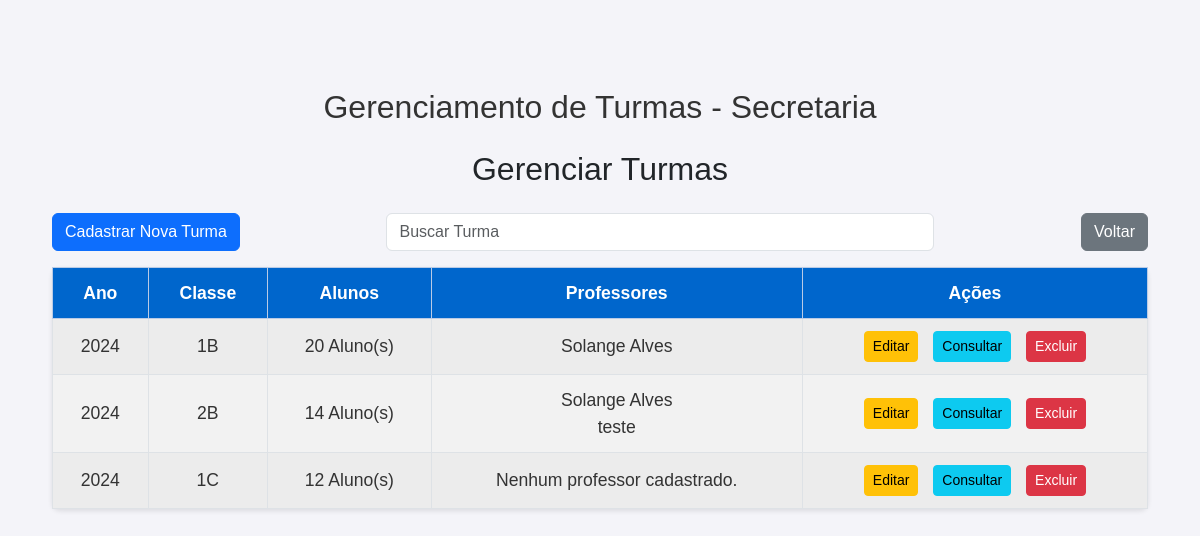
The page /gerenciar_turmas/ on the database as committed earlier.
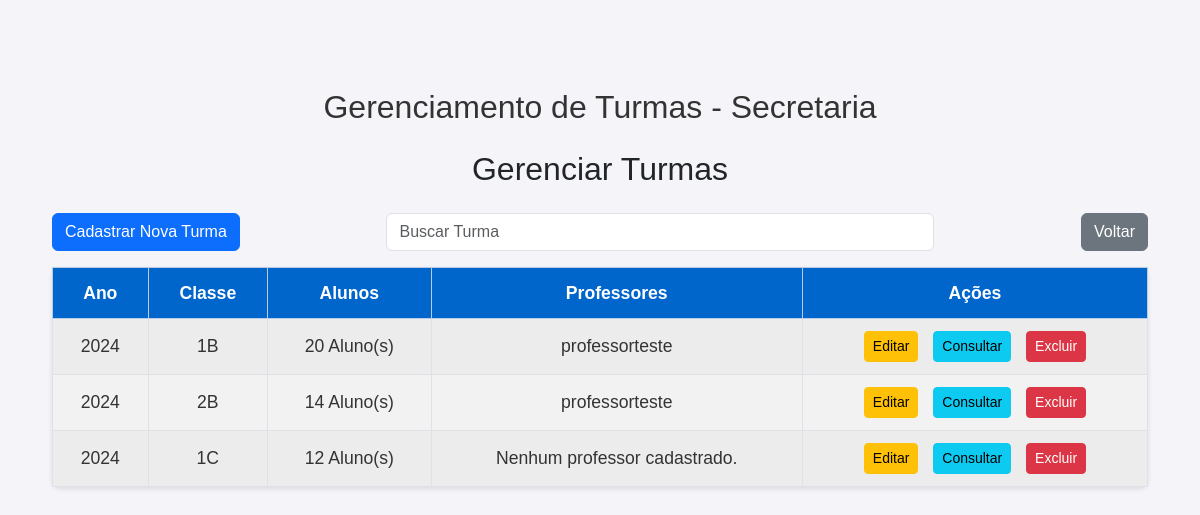
The same page on the database as committed later.
### core/models.py (models this page shows, shortened)
class Turma(models.Model):
    ano = models.PositiveIntegerField()  # Ano da turma (Exemplo: 2024)
    classe = models.CharField(max_length=5, default='Indefinido')  # Classe (Exemplo: 1A, 2B, etc.)
    alunos = models.ManyToManyField(Aluno, related_name='turmas')
    professores = models.ManyToManyField(Professor, related_name='turmas')
    class Meta:
        verbose_name = "Turma"
        verbose_name_plural = "Turmas"

class Professor(models.Model):
    user = models.OneToOneField(User, on_delete=models.CASCADE, related_name='professor_profile')  # Conexão com o User do Django
    nome = models.CharField(max_length=255)  # Nome completo do professor
    email = models.EmailField(max_length=100, blank=True, null=True)
    telefone = models.CharField(max_length=15, blank=True, null=True)
    disciplinas = models.ManyToManyField(Disciplina, related_name='professores')

### core/views.py (the view)
# urls.py: path('gerenciar_turmas/', views.gerenciar_turmas, name='gerenciar_turmas'),
def gerenciar_turmas(request):
    turmas = Turma.objects.all()
    return render(request, 'core/gerenciar_turmas.html', {'turmas': turmas})

### core/templates/core/gerenciar_turmas.html (shortened to what this page needs)
{% load static %}
<!DOCTYPE html>
<html lang="pt-BR">
<head>
    <link href="https://cdn.jsdelivr.net/npm/bootstrap@5.3.0/dist/css/bootstrap.min.css" rel="stylesheet">
    <link rel="stylesheet" href="{% static 'css/estilos.css' %}">
</head>
<body>
    <div class="container mt-5">
        <h1 class="text-center mb-4">Gerenciamento de Turmas - Secretaria</h1>
        <h2 class="text-center mb-4">Gerenciar Turmas</h2>
        <div class="d-flex justify-content-between mb-3">
            <a href="{% url 'criar_turma' %}" class="btn btn-primary">Cadastrar Nova Turma</a>
            <input type="text" id="buscar_turma" class="form-control w-50" placeholder="Buscar Turma">
            <a href="{% url 'secretaria' %}" class="btn btn-secondary">Voltar</a>
        </div>
        <table class="table table-striped table-bordered table-custom" id="tabela_turmas">
            <thead class="table-primary">
                <tr>
                    <th>Ano</th>
                    <th>Classe</th>
                    <th>Alunos</th>
                    <th>Professores</th>
                    <th>Ações</th>
                </tr>
            </thead>
            <tbody>
                {% for turma in turmas %}
                <tr class="turma-row">
                    <td>{{ turma.ano }}</td>
                    <td>{{ turma.classe }}</td>
                    <td>
                        {% if turma.alunos.all %}
                            {{ turma.alunos.all|length }} Aluno(s)
                        {% else %}
                            Nenhum aluno cadastrado
                        {% endif %}
                    </td>
                    <td>
                        {% for professor in turma.professores.all %}
                            {{ professor.nome }}<br>
                        {% empty %}
                            Nenhum professor cadastrado.
                        {% endfor %}
                    </td>
                    <td>
                        <a href="{% url 'editar_turma' turma.id %}" class="btn btn-warning btn-sm">Editar</a>
                        <a href="{% url 'consultar_turma' turma.id %}" class="btn btn-info btn-sm">Consultar</a>
                        <button class="btn btn-danger btn-sm" data-bs-toggle="modal" data-bs-target="#confirmDeleteModal{{ turma.id }}">Excluir</button>
                    </td>
                </tr>
                {% endfor %}
            </tbody>
        </table>
    </div>
</body>
</html>

Rows that differ between the two databases and show on the page:
removed Professor: nome "Solange Alves"
removed Professor: nome "teste", shown under Turma (number 2 of 3 on the later page)
added Professor: nome "professorteste"
